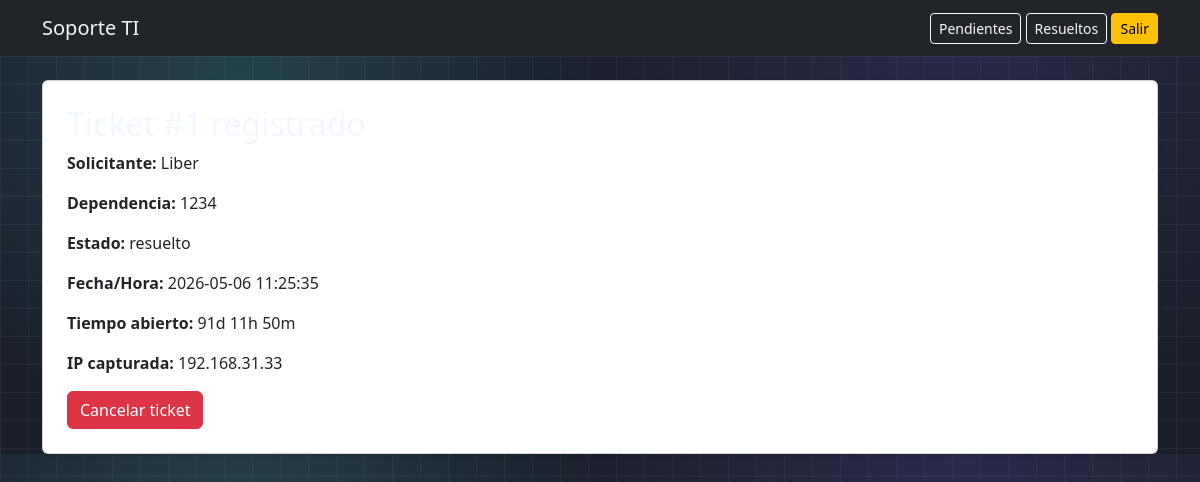
/ticket/created/1 (signed in), run on the app's committed database.
### tables this page shows
CREATE TABLE tickets (
            id INTEGER PRIMARY KEY AUTOINCREMENT,
            requester_name TEXT NOT NULL,
            department TEXT NOT NULL,
            phone_internal TEXT NOT NULL,
            problem_key TEXT NOT NULL,
            problem_title TEXT NOT NULL,
            description TEXT NOT NULL,
            local_ip TEXT NOT NULL,
            created_at TEXT NOT NULL,
            status TEXT NOT NULL DEFAULT 'pendiente',
            assigned_to_user_id INTEGER,
            canceled_by_requester INTEGER NOT NULL DEFAULT 0,
            closed_by_user_id INTEGER,
            closed_at TEXT,
            close_note TEXT, assigned_at TEXT,
            FOREIGN KEY (assigned_to_user_id) REFERENCES users(id),
            FOREIGN KEY (closed_by_user_id) REFERENCES users(id)
        );

### app.py (the view)
@app.route("/ticket/created/<int:ticket_id>")
def ticket_created(ticket_id: int):
    ticket = db().execute("SELECT * FROM tickets WHERE id = ?", (ticket_id,)).fetchone()
    if not ticket:
        flash("Ticket no encontrado.", "danger")
        return redirect(url_for("home"))
    return render_template("ticket_created.html", ticket=ticket)

### app.py (called while the page is built)
def db() -> sqlite3.Connection:
    if "db" not in g:
        conn = sqlite3.connect(DB_PATH)
        conn.row_factory = sqlite3.Row
        g.db = conn
    return g.db

### templates/ticket_created.html (shortened to what this page needs)
{% extends "base.html" %}
{% block content %}
<div class="card shadow-sm p-4">
  <h2>Ticket #{{ ticket.id }} registrado</h2>
  <p><strong>Solicitante:</strong> {{ ticket.requester_name }}</p>
  <p><strong>Dependencia:</strong> {{ ticket.department }}</p>
  <p><strong>Estado:</strong> {{ ticket.status }}</p>
  <p><strong>Fecha/Hora:</strong> {{ ticket.created_at }}</p>
  <p><strong>Tiempo abierto:</strong> <span id="open-time" data-created-at="{{ ticket.created_at }}">Calculando...</span></p>
  <p><strong>IP capturada:</strong> {{ ticket.local_ip }}</p>
  <form method="post" action="{{ url_for('cancel_by_requester', ticket_id=ticket.id) }}">
    <button class="btn btn-danger" onclick="return confirm('¿Cancelar ticket?')">Cancelar ticket</button>
  </form>
</div>
{% endblock %}

### static/styles.css (style rules this page uses)
body { background-color: #1a1f2b; background-image: radial-gradient(circle at 20% 20%, rgba(92, 249, 255, 0.16), transparent 35%), radial-gradient(circle at 80% 0%, rgba(135, 111, 255, 0.14), transparent 40%), linear-gradient(rgba(255, 255, 255, 0.05) 1px, transparent 1px), linear-gradient(90deg, rgba(255, 255, 255, 0.05) 1px, transparent 1px); background-size: auto, auto, 28px 28px, 28px 28px; color: #ecf2ff; }
h1, h2, h3, h4, h5, h6, .navbar-brand { color: #f2f7ff; }

### data on the page
tickets: requester_name "Liber", department "1234", status "resuelto", created_at "2026-05-06 11:25:35", local_ip "192.168.31.33"
